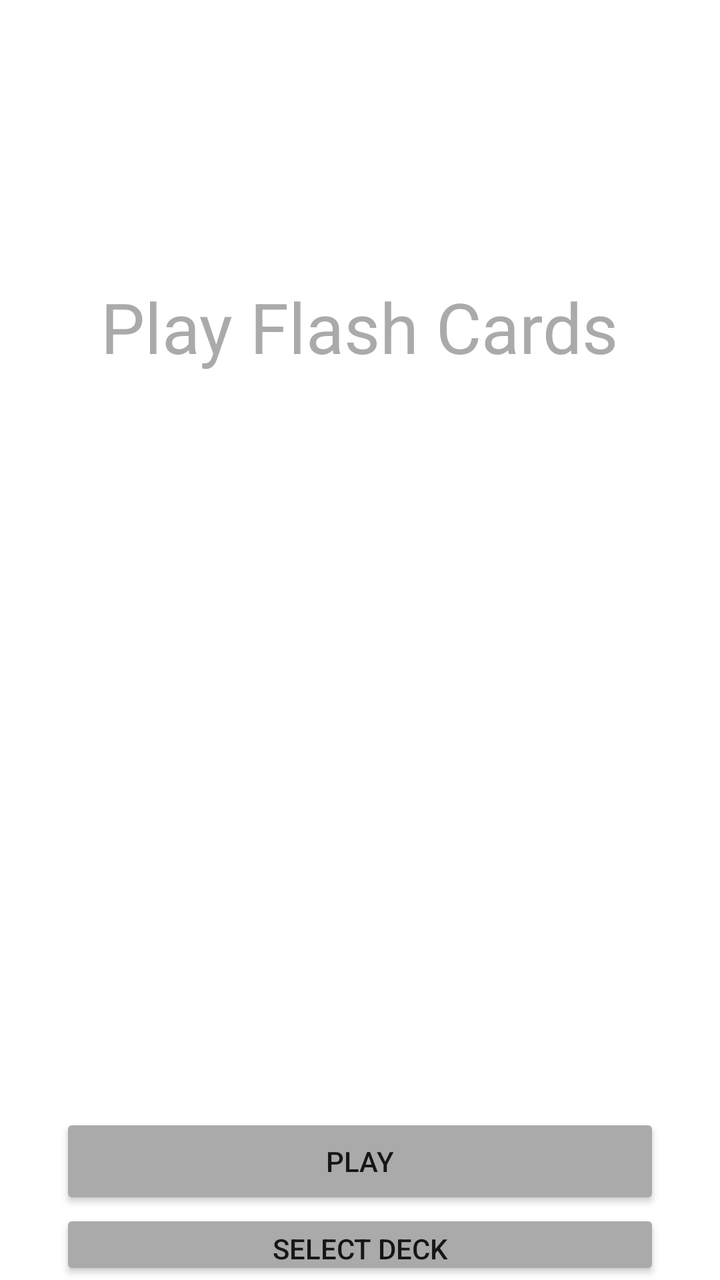
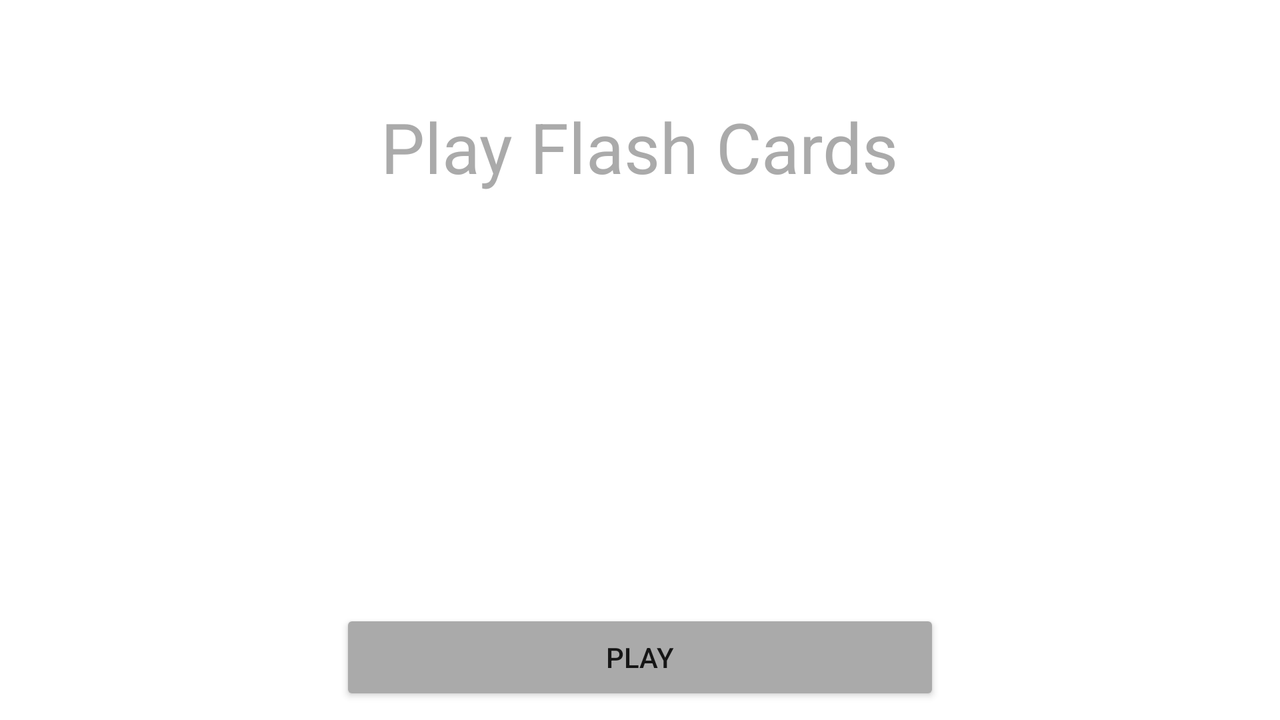

An Android layout and its configuration variant, each rendered on a device that would load it. The default file and the variant file are quoted in full after the pictures.
<!-- AndroidManifest.xml: application theme Theme.Lockandlearn -->
<!-- res/layout/play_flash_cards.xml -->
<?xml version="1.0" encoding="utf-8"?>

<RelativeLayout xmlns:android="http://schemas.android.com/apk/res/android"
    xmlns:app="http://schemas.android.com/apk/res-auto"
    xmlns:tools="http://schemas.android.com/tools"
    android:layout_width="match_parent"
    android:layout_height="match_parent"
    tools:context=".PlayFlashCards" >

    <ImageView
        android:id="@+id/lockimage"
        android:layout_marginTop="20dp"
        android:layout_width="100dp"
        android:layout_height="100dp"
        android:layout_centerHorizontal="true"
        android:contentDescription="locklogo"
        app:srcCompat="@drawable/padlock" />

    <TextView
        android:id ="@+id/title"
        android:layout_centerHorizontal="true"
        android:paddingTop="20dp"
        android:layout_width="wrap_content"
        android:layout_height="wrap_content"
        android:layout_below="@id/lockimage"
        android:text="Play Flash Cards"
        android:textColor="@android:color/darker_gray"
        android:textSize="35sp" />

    <TextView
        android:id ="@+id/flashCardText"
        android:layout_centerHorizontal="true"
        android:layout_width="wrap_content"
        android:layout_height="wrap_content"
        android:height="350dp"
        android:width="350dp"
        android:paddingTop="20dp"
        android:layout_below="@id/title"
        android:textColor="@android:color/darker_gray"
        android:textSize="15sp" />


    <Button
        android:id="@+id/play"
        android:layout_width="300dp"
        android:layout_height="wrap_content"
        android:layout_centerHorizontal="true"
        android:layout_below="@id/flashCardText"
        android:layout_marginTop="20dp"
        android:backgroundTint="@android:color/darker_gray"
        android:text="Play"

        />

    <Button
        android:id="@+id/selectdeck"
        android:layout_width="300dp"
        android:layout_height="wrap_content"
        android:layout_centerHorizontal="true"
        android:layout_below="@id/play"
        android:backgroundTint="@android:color/darker_gray"
        android:text="Select Deck" />




</RelativeLayout>
<!-- resources referenced by this layout -->
<resources>
  <style name="Theme.Lockandlearn" parent="Theme.MaterialComponents.DayNight.DarkActionBar">
          
          <item name="colorPrimary">@color/purple_500</item>
          <item name="colorPrimaryVariant">@color/purple_700</item>
          <item name="colorOnPrimary">@color/white</item>
          
          <item name="colorSecondary">@color/teal_200</item>
          <item name="colorSecondaryVariant">@color/teal_700</item>
          <item name="colorOnSecondary">@color/black</item>
          
          <item name="android:statusBarColor" tools:targetApi="l">?attr/colorPrimaryVariant</item>
          
      </style>
</resources>
<!-- res/layout-land/play_flash_cards.xml (the author's variant of the layout above) -->
<!-- drawn on the phone turned sideways -->
<?xml version="1.0" encoding="utf-8"?>
<RelativeLayout xmlns:android="http://schemas.android.com/apk/res/android"
    xmlns:app="http://schemas.android.com/apk/res-auto"
    xmlns:tools="http://schemas.android.com/tools"
    android:layout_width="match_parent"
    android:layout_height="match_parent"
    tools:context=".PlayFlashCards" >
    <TextView
        android:id ="@+id/title"
        android:layout_centerHorizontal="true"
        android:paddingTop="50dp"
        android:layout_width="wrap_content"
        android:layout_height="wrap_content"
        android:text="Play Flash Cards"
        android:textColor="@android:color/darker_gray"
        android:textSize="35sp" />

    <TextView
        android:id="@+id/flashCardText"
        android:layout_width="196dp"
        android:layout_height="158dp"
        android:layout_below="@id/title"
        android:layout_centerHorizontal="true"
        android:width="350dp"
        android:height="350dp"
        android:textColor="@android:color/darker_gray"
        android:textSize="15sp" />


    <Button
        android:id="@+id/play"
        android:layout_width="300dp"
        android:layout_height="wrap_content"
        android:layout_centerHorizontal="true"
        android:layout_below="@id/flashCardText"
        android:layout_marginTop="50dp"
        android:backgroundTint="@android:color/darker_gray"
        android:text="Play"

         />

    <Button
        android:id="@+id/selectdeck"
        android:layout_width="300dp"
        android:layout_height="wrap_content"
        android:layout_centerHorizontal="true"
        android:layout_below="@id/play"
        android:backgroundTint="@android:color/darker_gray"
        android:text="Select Deck" />




</RelativeLayout>
